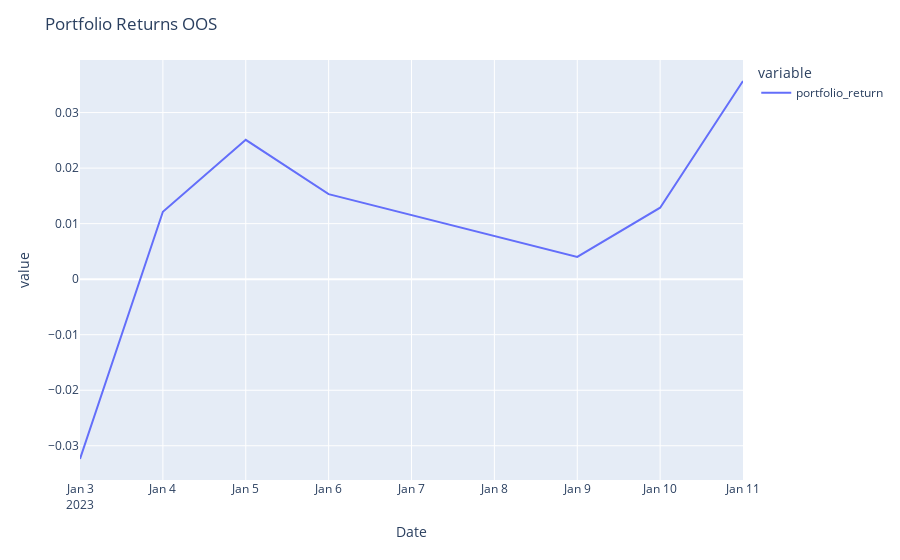

The cell this chart's notebook holds for it:
### Code cell
fig = px.line(weighted_ret['portfolio_return'], facet_col_wrap=1)
fig.update_layout(
    title={
        'text': "Portfolio Returns OOS"})
fig.update_yaxes(matches=None)

### Figure 1 — Plotly figure (JSON) as saved in the notebook; plotly's stock layout.template omitted (floating-point values rounded to 4 significant figures)
{"data": [{"hovertemplate": "variable=portfolio_return<br>Date=%{x}<br>value=%{y}<extra></extra>", "legendgroup": "portfolio_return", "line": {"color": "#636efa", "dash": "solid"}, "marker": {"symbol": "circle"}, "mode": "lines", "name": "portfolio_return", "orientation": "v", "showlegend": true, "type": "scatter", "x": ["2023-01-03T00:00:00", "2023-01-04T00:00:00", "2023-01-05T00:00:00", "2023-01-06T00:00:00", "2023-01-09T00:00:00", "2023-01-10T00:00:00", "2023-01-11T00:00:00"], "xaxis": "x", "y": [-0.03238, 0.01214, 0.02509, 0.01531, 0.004007, 0.01287, 0.03569], "yaxis": "y"}], "layout": {"legend": {"title": {"text": "variable"}, "tracegroupgap": 0}, "margin": {"t": 60}, "title": {"text": "Portfolio Returns OOS"}, "xaxis": {"anchor": "y", "domain": [0, 1], "title": {"text": "Date"}}, "yaxis": {"anchor": "x", "domain": [0, 1], "title": {"text": "value"}}}}
